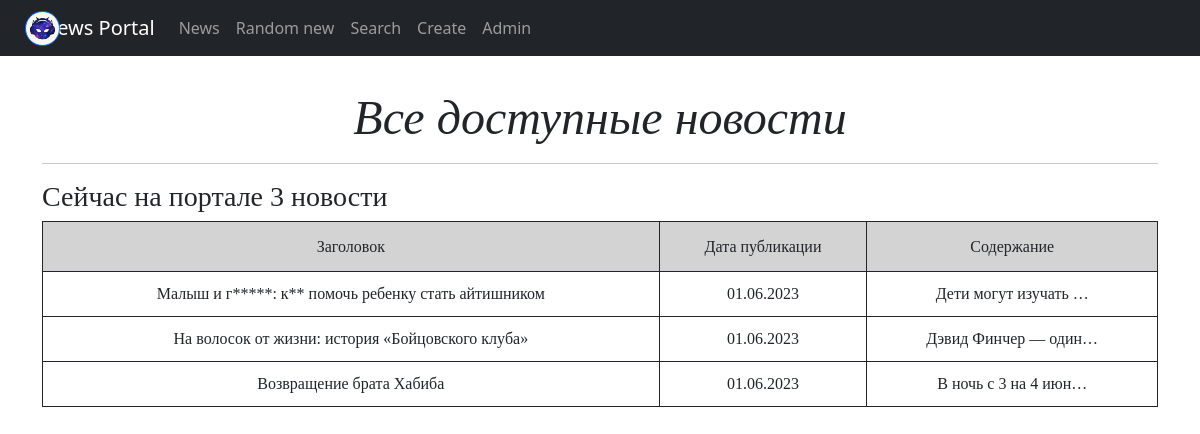
The page /news/ on the database as committed earlier.
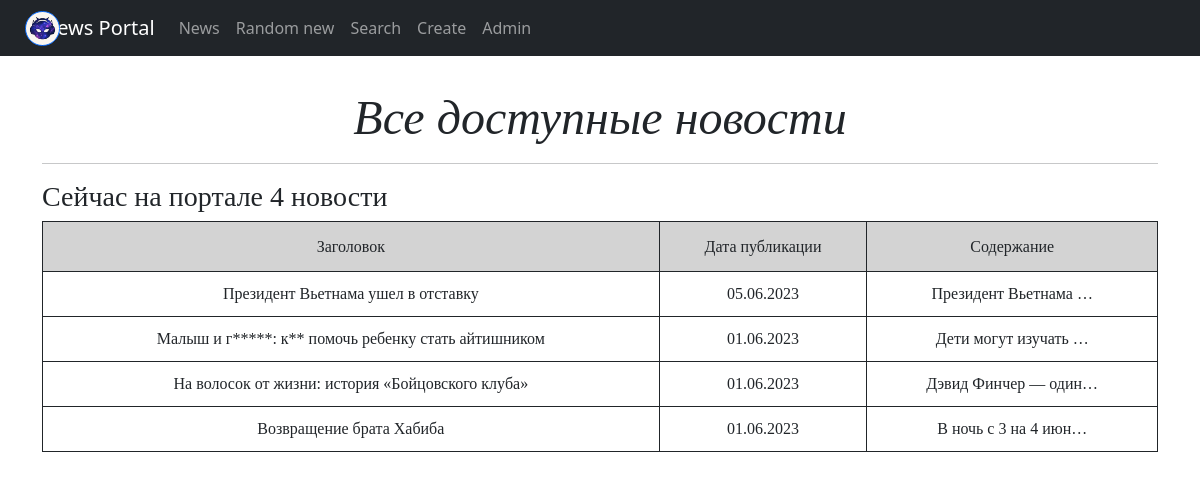
The same page on the database as committed later.
### news/models.py (models this page shows, shortened)
class Post(models.Model):
    news = 'NE'
    article = 'AR'
    name = models.CharField(max_length=255)
    type = models.CharField(max_length=2, choices=TYPE_OF_NEW, default=news)
    datetime_in = models.DateTimeField(auto_now_add=True)
    content = models.TextField()
    category = models.ManyToManyField('Category', through='PostCategories')
    author = models.ForeignKey('Author', on_delete=models.CASCADE, related_name='author')
    rating = models.IntegerField(default=0)

### news/views.py (the view)
# urls.py: path('', PostList.as_view(), name='posts_list'),
class PostList(ListView):
    model = Post
    template_name = 'news.html'
    context_object_name = 'news'
    ordering = '-datetime_in'
    paginate_by = 10

### news/templatetags/custom_filters.py (called while the page is built)
@register.filter()
def censor(value, censor_words=CENSOR_WORDS, symbols=SYMBOLS):
    if isinstance(value, str):
        for i in value.split():
            count = 0
            if not i.isalnum():
                for j in symbols:
                    if j in i:
                        count += 1
            if i[:len(i) - count].lower() in censor_words:
                value = value.replace(i[:len(i) - count], i[0] + '*' * (len(i) - 1 - count))
    else:
        try:
            raise AttributeError
        except AttributeError:
            print("AttributeError")
    return value

### news/templatetags/custom_tags.py (called while the page is built)
@register.simple_tag()
def random_new_id():
    return randint(1, len(Post.objects.all()))

### templates/news.html (shortened to what this page needs)
{% extends 'flatpages/default.html' %}
{% load static %}
{% load custom_filters %}
{% block content %}
<link rel="stylesheet" type='text/css' href="{% static 'css/news-styles.css' %}">
<h1>Все доступные новости</h1>
<hr>
<h3>Сейчас на портале {{ news|length }} новости</h3>
{% if news %}
	<table>
		<tr class="table-head">
			<td>Заголовок</td>
			<td class="date-time-collumn">Дата публикации</td>
			<td>Содержание</td>
		</tr>
		{% for i in news %}
		<tr>
			<td>{{ i.name|censor }}</td>
			<td>{{ i.datetime_in|date:'d.m.Y' }}</td>
			<td>{{ i.content|truncatechars:20 }}</td>
		</tr>
		{% endfor %}
	</table>
{% else %}
	<h2>Новостной портал пуст!</h2>
{% endif %}
{% endblock content %}

Rows that differ between the two databases and show on the page:
added Post: name|censor "Президент Вьетнама ушел в отставку", datetime_in "05.06.2023", content "Президент Вьетнама …"
Other text that changed with them:
{{ news|length }}: "3" → "4"
